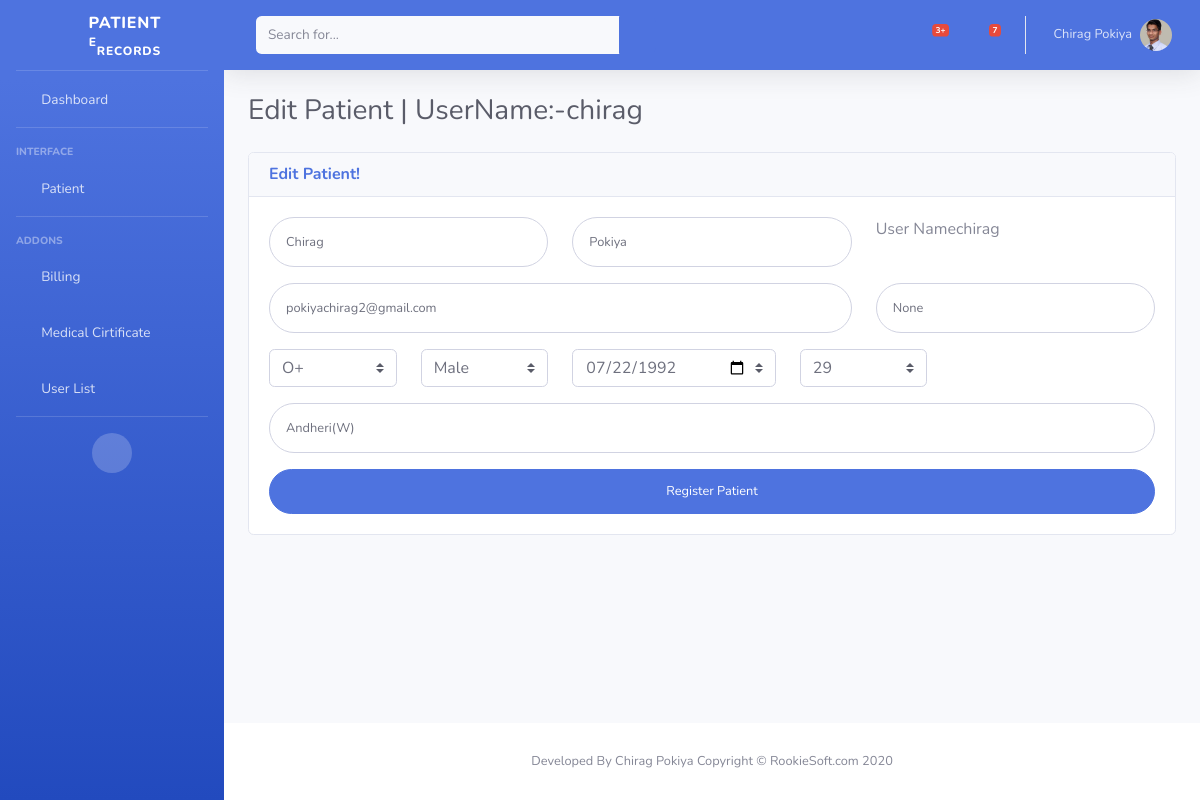
/home/edit_patient/1 (signed in), run on the app's committed database.
### account/models.py (models this page shows, shortened)
class Profile(models.Model):
    user = models.OneToOneField(User, on_delete=models.CASCADE)
    contact_no = models.IntegerField(null = True, blank=True, default=0)
    address = models.CharField(max_length=200)
    sex = models.CharField(max_length=50)
    dob = models.DateField(null = True, blank=True,)
    age = models.IntegerField(blank=True, null = True)
    blood_group = models.CharField(max_length=3)
    photo = models.ImageField(upload_to = 'users/%Y/%m/%d', blank = True)
    archive = models.BooleanField(default=False)
    created_at=models.DateTimeField(auto_now_add=True)
    updated_at=models.DateTimeField(auto_now_add=True)

### home/views.py (the view)
# urls.py: path('edit_patient/<str:patient_id>', edit_patient, name = 'edit_patient'),
@login_required
def edit_patient(request, patient_id):
    patient = Profile.objects.get(user=patient_id)
    return render(request, 'profiles/edit_patient.html', {'patient':patient})

### home/context_processors.py (called while the page is built)
def hasGroup(user, groupName):
    try:
        group = Group.objects.get(name=groupName)
        return True if group in user.groups.all() else False
    except:
        return False

def menu_processor(request):
    menu = {}
    user = request.user
    if hasGroup(user, 'doctor'):
        menu['Cases'] = '/case'
        menu['New Patient'] = '/register'
        menu['Manage Patient'] = '/manage_patient'
    elif hasGroup(user, 'patient'):
        menu['Reports'] = '/reports'
        menu['Appointments'] = '/appointments'
        menu['Medication'] = '/medicines'
        menu['Bills'] = '/bill'
        menu['Cases'] = '/case'
    elif hasGroup(user, 'receptionist'):
        menu['New Patient'] = '/register'
        menu['Cases'] = '/case'
        menu['Generate Case'] = '/generate'
    elif hasGroup(user, 'lab_attendant'):
        menu['Reports'] = '/reports'
        menu['Generate Report'] = '/reports/generate'
    elif hasGroup(user, 'inventory_manager'):
        menu['All Stock'] = ''
        menu['Stock Details'] = ''
    return {'menu': menu}

### home/templates/profiles/edit_patient.html (shortened to what this page needs)
{% extends "home/base.html" %}
{% block heading %}Edit Patient | UserName:-{{ patient.user.username }}{% endblock %}
{% block body %}
<div class="col-lg-12">
  <div class="card position-relative">
    <div class="card-header">
      <h6 class="m-0 font-weight-bold text-primary">Edit Patient!</h6>
    </div>
    <div class="card-body">
    <form class="user" action='/edit_patient_save' method='POST'>
      <div class="form-group row">
        <div class="col-sm-4 mb-3 mb-sm-0">
          <input type="text" class="form-control form-control-user" name="first_name" id="first_name" onkeyup="generateUserName()" value="{{ patient.user.first_name }}">
        </div>
        <div class="col-sm-4">
          <input type="text" class="form-control form-control-user" name="last_name" id="last_name" onkeyup="generateUserName()" value="{{ patient.user.last_name }}">
        </div>
        <div class="col-sm-4">
            User Name<span name="userid" id="userid">{{ patient.user.username }}</span>
        </div>
      </div>
      <div class="form-group row">
        <div class="col-sm-8 mb-3 mb-sm-0">
        <input type="email" class="form-control form-control-user" name="email" id="email" value="{{ patient.user.email }}">
      </div>
      <div class="col-sm-4">
        <input type="text" class="form-control form-control-user" name="contact_no" id="contact_no" value="{{ patient.contact_no }}">
        </div>
      </div>
      <div class="form-group row">
        <div class="col-sm-2 mb-3 mb-sm-0">
          <select name="blood_group" id="blood_group" class="custom-select" required>
            <option {% if patient.blood_group == "O+" %} selected {% endif %}>O+</option>
          </select>
        </div>
        <div class="col-sm-2">
          <select name="sex_choices" id="sex_choices" class="custom-select" required>
            <option {% if patient.sex == "Male" %} selected {% endif %}>Male</option>
          </select>
        </div>
        <div class="col-sm-3">
          <input type="date" name="dob" id="dob" class="custom-select" value="{{ patient.dob|date:"Y-m-d" }}" onchange="ageCount()">
        </div>
        <div class="col-sm-2">
          <input type="text" name="age" id="age" class="custom-select" value="{{ patient.age }}">
        </div>
      </div>
      <div class="form-group">
        <input type="text" class="form-control form-control-user" name="address" id="address" value="{{ patient.address }}">
      </div>
        <button type="submit" class="btn btn-primary btn-user btn-block" >Register Patient</button>
    </form>
  </div>
  </div>
</div>
{% endblock %}

### home/templates/home/base.html (shortened to what this page needs)
{% load static %}
<!DOCTYPE html>
<html lang="en">
<head>
  <link href="{% static "vendor/fontawesome-free/css/all.min.css" %}" rel="stylesheet" type="text/css">
  <link href="{% static "css/sb-admin-2.min.css" %}" rel="stylesheet">
</head>
<body id="page-top">
  <div id="wrapper">
    <ul class="navbar-nav bg-gradient-primary sidebar sidebar-dark accordion" id="accordionSidebar">
      <a class="sidebar-brand d-flex align-items-center justify-content-center" href="index.html">
        <div class="sidebar-brand-icon rotate-n-15">
          <i class="fas fa-laugh-wink"></i>
        </div>
        <div class="sidebar-brand-text mx-3">Patient <sup>e</sup><sub>Records</sub></div>
      </a>
      <hr class="sidebar-divider my-0">
      <li class="nav-item">
        <a class="nav-link" href="index.html">
          <i class="fas fa-fw fa-tachometer-alt"></i>
          <span>Dashboard</span></a>
      </li>
      <hr class="sidebar-divider">
      <div class="sidebar-heading">
        Interface
      </div>
      <li class="nav-item">
        <a class="nav-link collapsed" href="#" data-toggle="collapse" data-target="#collapseTwo" aria-expanded="true"
          aria-controls="collapseTwo">
          <i class="fas fa-fw fa-cog"></i>
          <span>Patient</span>
        </a>
      </li>
      <hr class="sidebar-divider d-none d-md-block">
      <div class="sidebar-heading">
        Addons
      </div>
      <li class="nav-item">
        <a class="nav-link collapsed" href="/all_bill">
          <i class="fas fa-fw fa-folder"></i>
          <span>Billing</span>
        </a>
      </li>
      <li class="nav-item">
        <a class="nav-link" href="charts.html">
          <i class="fas fa-fw fa-chart-area"></i>
          <span>Medical Cirtificate</span></a>
      </li>
      <li class="nav-item">
        <a class="nav-link" href="/userlist">
          <i class="fas fa-fw fa-table"></i>
          <span>User List</span></a>
      </li>
      <hr class="sidebar-divider d-none d-md-block">
      <div class="text-center d-none d-md-inline">
        <button class="rounded-circle border-0" id="sidebarToggle"></button>
      </div>
    </ul>
    <div id="content-wrapper" class="d-flex flex-column">
      <div id="content">
        <nav class="navbar navbar-expand navbar-dark bg-primary topbar mb-4 static-top shadow">
          <form class="d-none d-sm-inline-block form-inline mr-auto ml-md-3 my-2 my-md-0 mw-100 navbar-search">
            <div class="input-group">
              <input type="text" class="form-control bg-light border-0 small" placeholder="Search for..."
                aria-label="Search" aria-describedby="basic-addon2">
              <div class="input-group-append">
                <button class="btn btn-primary" type="button">
                  <i class="fas fa-search fa-sm"></i>
                </button>
              </div>
            </div>
          </form>
          <ul class="navbar-nav ml-auto">
            <li class="nav-item dropdown no-arrow mx-1">
              <a class="nav-link dropdown-toggle" href="#" id="alertsDropdown" role="button" data-toggle="dropdown"
                aria-haspopup="true" aria-expanded="false">
                <i class="fas fa-bell fa-fw"></i>
                <span class="badge badge-danger badge-counter">3+</span>
              </a>
            </li>
            <li class="nav-item dropdown no-arrow mx-1">
              <a class="nav-link dropdown-toggle" href="#" id="messagesDropdown" role="button" data-toggle="dropdown"
                aria-haspopup="true" aria-expanded="false">
                <i class="fas fa-envelope fa-fw"></i>
                <span class="badge badge-danger badge-counter">7</span>
              </a>
            </li>
            <li class="nav-item dropdown no-arrow">
              <a class="nav-link dropdown-toggle" href="#" id="userDropdown" role="button" data-toggle="dropdown"
                aria-haspopup="true" aria-expanded="false">
                <span class="mr-2 d-none d-lg-inline text-white-600 small">{{request.user.first_name}}
                  {{request.user.last_name}}</span>
                <img class="img-profile rounded-circle" src="{{ user.profile.photo.url }}">
              </a>
            </li>
          </ul>
        </nav>
        <div class="container-fluid">
          <h1 class="h3 mb-4 text-gray-800">{% block heading %}Clinic Portal{% endblock %}</h1>
          <div class="row">
            {% block body %}{% endblock %}
          </div>
        </div>
      </div>
      <footer class="sticky-footer bg-white">
        <div class="container my-auto">
          <div class="copyright text-center my-auto">
            <span>Developed By Chirag Pokiya</span>
            <span>Copyright &copy; RookieSoft.com 2020</span>
          </div>
        </div>
      </footer>
    </div>
  </div>
</body>
</html>

### data on the page
Profile: user.username "chirag", first_name "Chirag", last_name "Pokiya", email "pokiyachirag2@gmail.com", contact_no "None", blood_group "O+", sex_choices "Male", dob "07/22/1992", age "29", address "Andheri(W)"

### other printed values
{{ request.user.first_name }} "Chirag"
{{ request.user.last_name }} "Pokiya"
